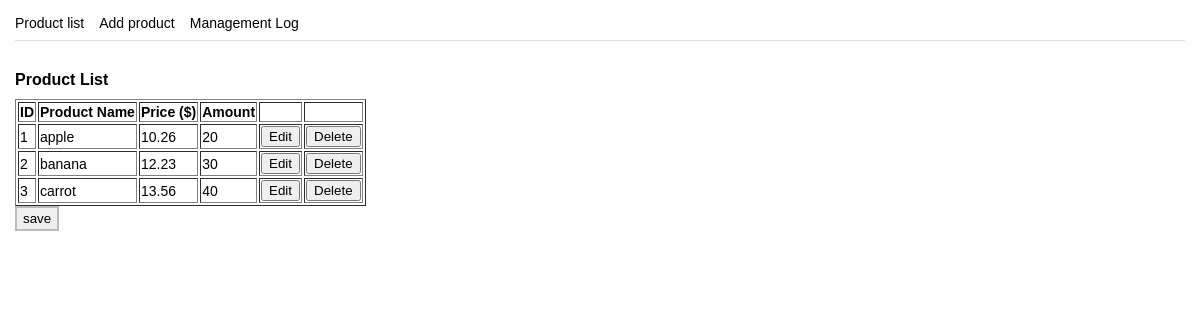
Page /product-view.php on the committed database.
### tables this page shows
CREATE TABLE Product(
    id int NOT NULL AUTO_INCREMENT PRIMARY KEY,
    product_name varchar(100),
    price DECIMAL(10,2),
    amount DECIMAL(10),
    tag varchar(100),
    completed boolean NOT NULL DEFAULT 0,
    updated timestamp NOT NULL DEFAULT CURRENT_TIMESTAMP
) AUTO_INCREMENT = 1;

### product-view.php (the view, shortened to what this page needs)
<!DOCTYPE html>
<html lang="en">
<head>
    <link rel="stylesheet" href="styles/style.css"/>
</head>
<body>
    <div class=wrapper>
        <div class = container>
            <?php require_once "inc/product-menu.inc.php"; ?>
        </div>
        <div class=container id="productlist">
            <h1>Product List</h1>
            <?php
            require_once "inc/dbconn.inc.php";
           $sql = "SELECT `id`, `product_name`, `price`, `amount` FROM `Product` WHERE `completed` = 0";
           echo "<table border='1'>
                <tr>
                <th>ID</th>
                <th>Product Name</th>
                <th>Price ($)</th>
                <th>Amount</th>
                <th>       </th>
                <th>       </th>
                </tr>";
            if($result=mysqli_query($conn,$sql)){
                if (mysqli_num_rows($result)>0){
                    while($row=mysqli_fetch_assoc($result)){
                        $id = $row['id'];
                        echo "<tr>
                        <td>" . $row['id'] . "</td>
                        <td>" . $row['product_name'] . "</td>
                        <td>" . $row['price']. "</td>
                        <td>" . $row['amount'] . "</td>
                        <td>
                        <a href = 'product-edit.php?id=$id'><button>Edit</button> </a>
                        </td>
                        <td>
                        <a href = 'product-delete-process.php?id=$id'><button>Delete</button> </a>
                        </td>
                         </tr>";
                    };
                    echo "</table>";
                };
            };
            ?>
                    <input type="submit" value="save"/>
        </div>
    </div>
</body>
</html>

### styles/style.css (style rules this page uses)
body { margin: 15px; font-family: Arial, Helvetica, sans-serif; font-size: 14px; }
h1 { font-size: 16px; font-weight: bold; margin-bottom: 10px; }
input { display: block; border-style: solid; border-color: #babdbe; padding-left: 6px; padding-right: 6px; padding-top: 3px; padding-bottom: 3px; margin-bottom: 10px; }

### rows in the picture
product: id "1", product_name "apple", price "10.26", amount "20"
product: id "2", product_name "banana", price "12.23", amount "30"
product: id "3", product_name "carrot", price "13.56", amount "40"
